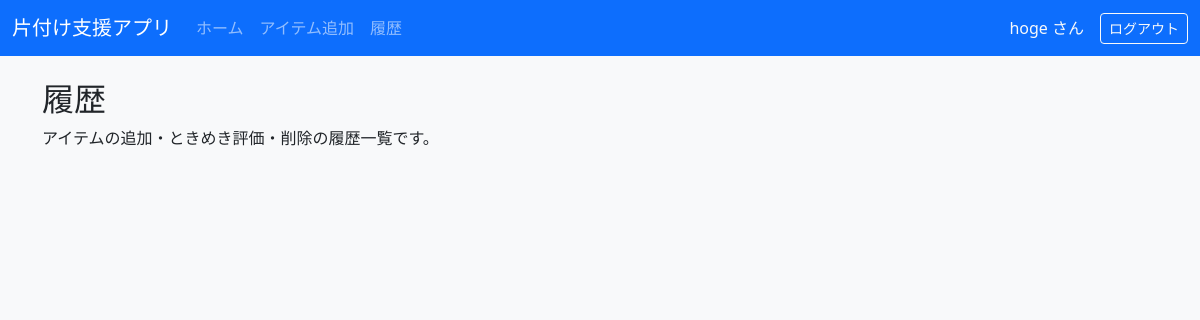
The app's page /history (signed in), older data.
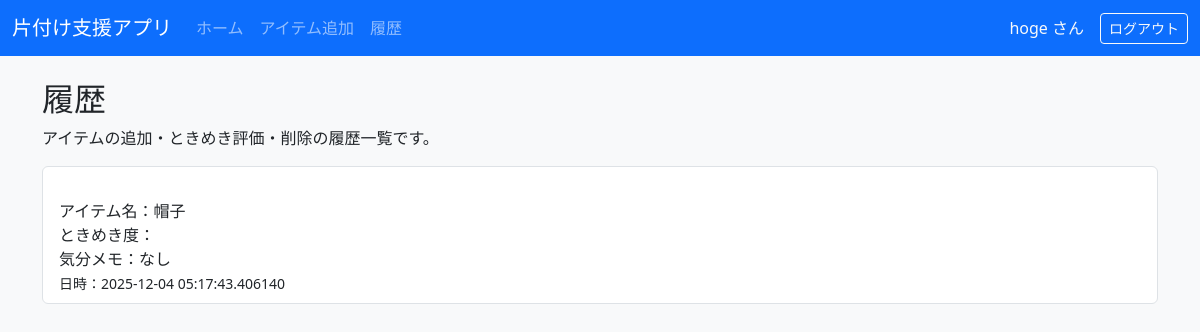
The same page, newer data.
### app.py (models this page shows)
class ActionLog(db.Model):
    id = db.Column(db.Integer, primary_key=True)
    action_type = db.Column(db.String(50))  # rate / delete
    item_name = db.Column(db.String(100))
    mood = db.Column(db.String(100))
    timestamp = db.Column(db.DateTime, default=datetime.utcnow)

### app.py (the view)
@app.route("/history")
@login_required
def history():
    logs = ActionLog.query.order_by(ActionLog.timestamp.desc()).all()
    return render_template("history.html", logs=logs)

### app.py (called while the page is built)
@login_manager.user_loader
def load_user(user_id):
    return User.query.get(int(user_id))

### templates/history.html (shortened to what this page needs)
{% extends "layout.html" %}
{% block content %}
<h2>履歴</h2>
<p>アイテムの追加・ときめき評価・削除の履歴一覧です。</p>
<ul class="list-group">
    {% for log in logs %}
    <li class="list-group-item">
        <strong>{{ log.action }}</strong><br>
        {% if log.item_name %}
            アイテム名：{{ log.item_name }}<br>
        {% endif %}
        {% if log.tokimeki is not none %}
            ときめき度：{{ log.tokimeki }}<br>
        {% endif %}
        {% if log.mood %}
            気分メモ：{{ log.mood }}<br>
        {% endif %}
        <small>日時：{{ log.timestamp }}</small>
    </li>
    {% endfor %}
</ul>
{% endblock %}

Row changes from the older to the newer data that the page shows:
added ActionLog: item_name "帽子", mood "なし", timestamp "2025-12-04 05:17:43.406140"
